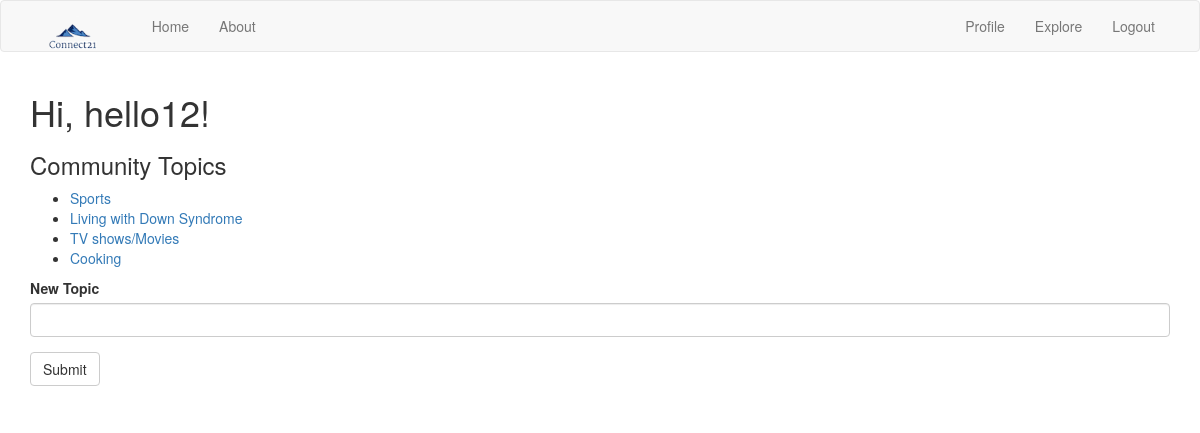
The app's page /explore (signed in), older data.
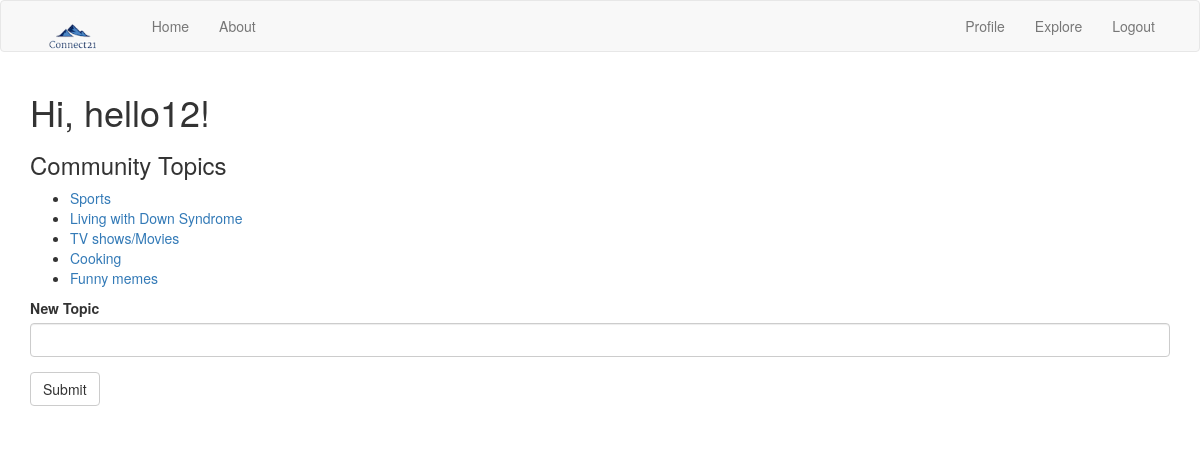
The same page, newer data.
### app/models.py (models this page shows, shortened)
class Topics(db.Model):
    id = db.Column(db.Integer, primary_key=True)
    topic = db.Column(db.String(50))

### app/main/routes.py (the view, shortened to what this page needs)
@bp.route('/explore')
@bp.route('/explore', methods=['GET', 'POST'])
@login_required
def explore():
    topics = Topics.query.all()
    form1 = AddTopic()
    page = request.args.get('page', 1, type=int)
    posts = Post.query.order_by(Post.timestamp.desc()).paginate(
        page, current_app.config['POSTS_PER_PAGE'], False)
    next_url = url_for('main.explore', page=posts.next_num) \
        if posts.has_next else None
    prev_url = url_for('main.explore', page=posts.prev_num) \
        if posts.has_prev else None
    return render_template('explore.html', title=_('Explore'),
                           posts=posts.items, topics= topics, next_url=next_url,
                           prev_url=prev_url, form1=form1)

### app/main/forms.py
class AddTopic(FlaskForm):
    topic = StringField(_l('New Topic'), validators=[DataRequired()])
    submit = SubmitField(_l('Submit'))

### app/main/routes.py (called while the page is built)
@bp.before_app_request
def before_request():
    if current_user.is_authenticated:
        current_user.last_seen = datetime.utcnow()
        db.session.commit()
    g.locale = str(get_locale())

### app/models.py (called while the page is built)
@login.user_loader
def load_user(id):
    return User.query.get(int(id))

    def avatar(self, size):
        digest = md5(self.email.lower().encode('utf-8')).hexdigest()
        return 'https://www.gravatar.com/avatar/{}?d=identicon&s={}'.format(digest, size)

### app/templates/explore.html
{% extends "base.html" %}
{% import 'bootstrap/wtf.html' as wtf %}
{% block app_content %}
    <h1>{{ _('Hi, %(username)s!', username=current_user.username) }}</h1>
    <h3> Community Topics</h3>
    <ul>
    {% for topic in topics %}
        <li> <a href="{{ url_for('main.topic_page')}}">{{ topic.topic }}</a></li>
    {% endfor %}
    </ul>
    {% if form1 %}
    {{ wtf.quick_form(form1) }}
    <br>
    {% endif %}
{% endblock %}

Row changes from the older to the newer data that the page shows:
added Topics: topic "Funny memes"
